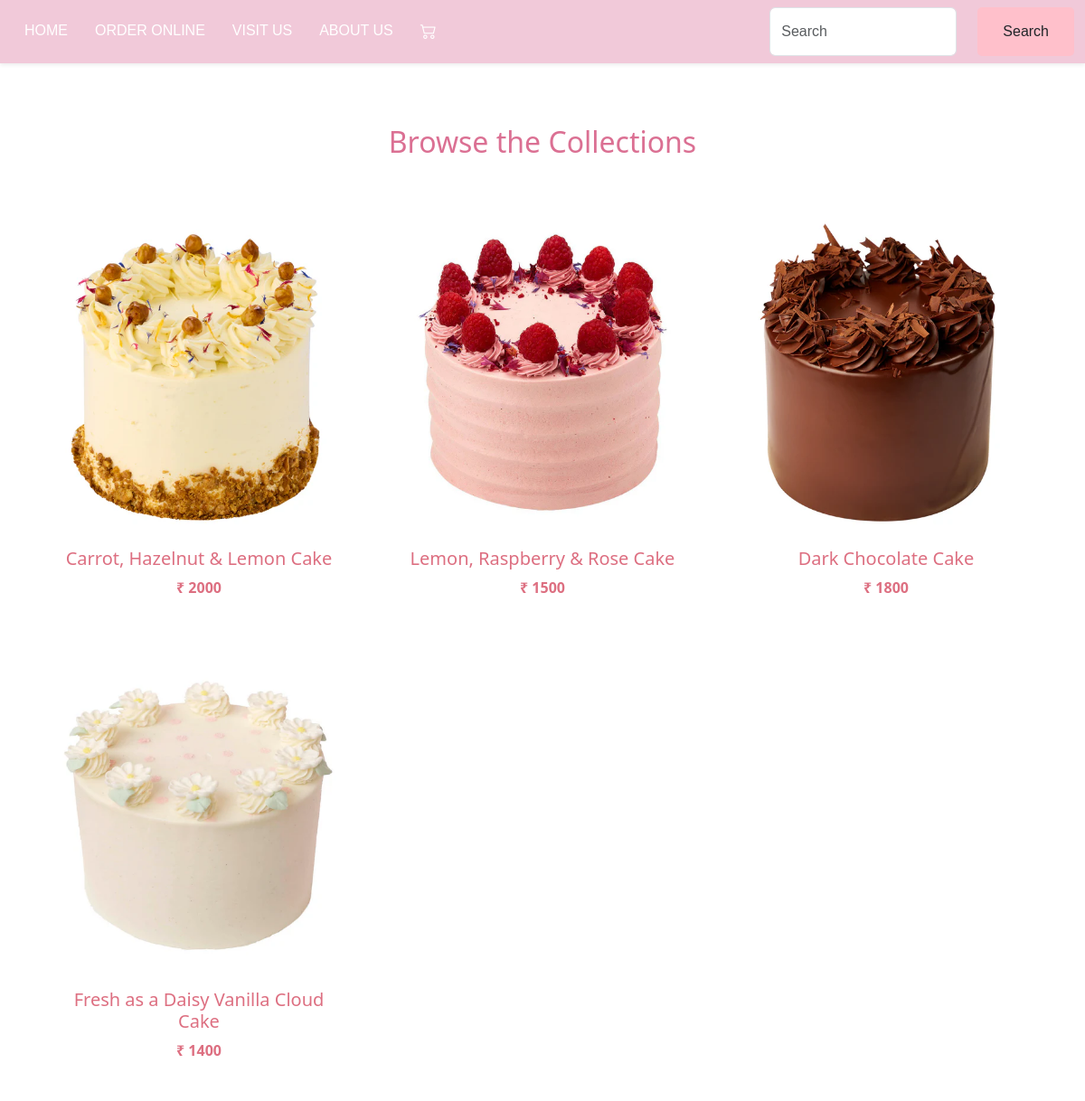
Page /view_layercake (signed in) on the earlier database version.
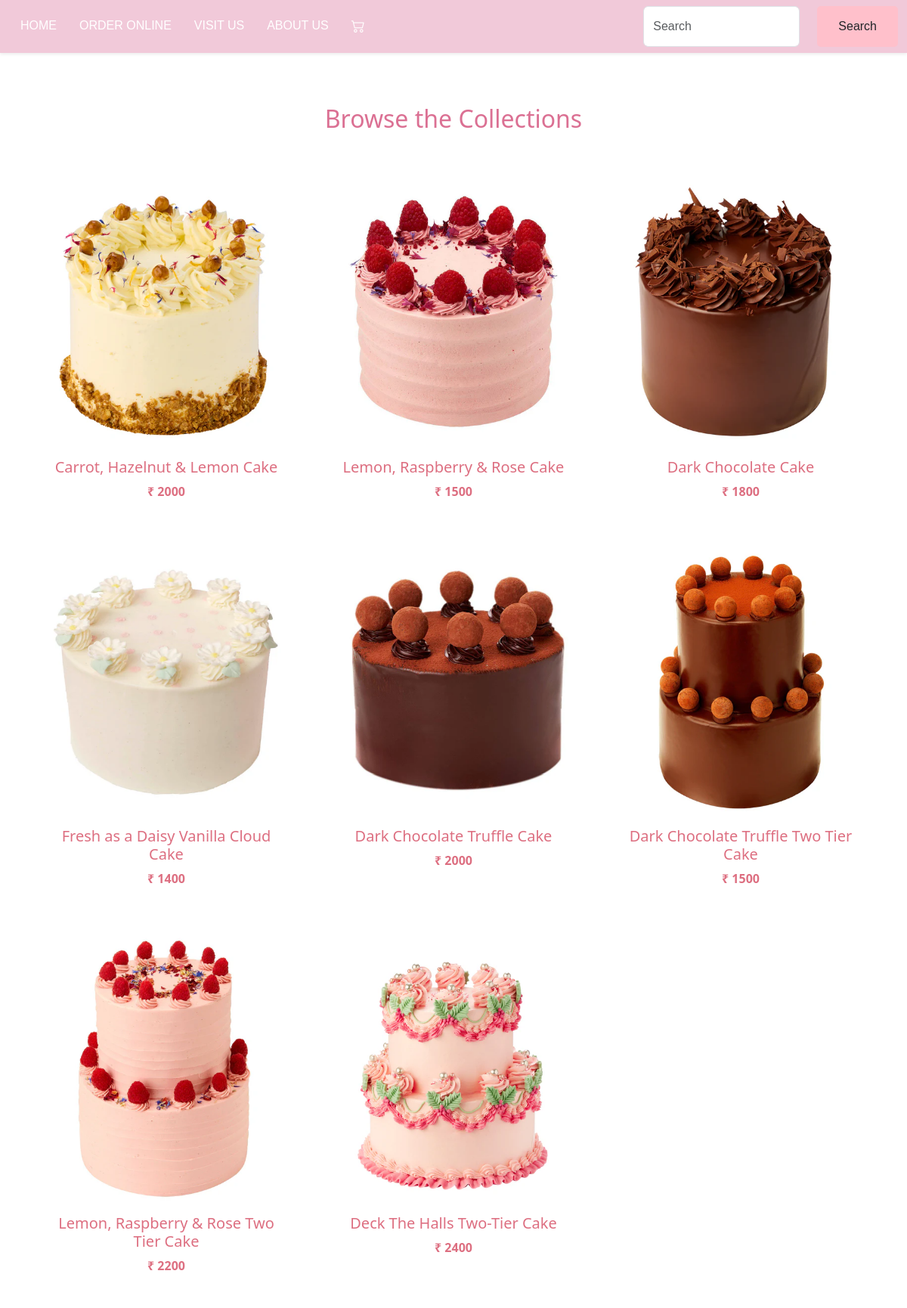
Same page on the later database version.
### app/models.py (models this page shows, shortened)
class Cake(models.Model):
    name=models.CharField(max_length=100)
    price=models.IntegerField()
    img=models.FileField()
    quantity=models.TextField()
    colour=models.TextField()
    category=models.ForeignKey(Category,on_delete=models.CASCADE)
    description=models.TextField()

### app/views.py (the view)
# urls.py: path('view_layercake',views.view_layercake),
def view_layercake(req):
    if 'user' in req.session:
        cake_category=Category.objects.get(name='Layer Cakes')
        layercakes=Cake.objects.filter(category=cake_category)
        return render(req,'user/layercake.html',{'layercake': layercakes})

### templates/user/layercake.html (shortened to what this page needs)
<!DOCTYPE html>
<html lang="en">
<head>
    {% load static %}
    <link rel="stylesheet" href="{% static '/css/home.css' %}">
    <link href="https://cdn.jsdelivr.net/npm/bootstrap@5.3.3/dist/css/bootstrap.min.css" rel="stylesheet">
    <link rel="stylesheet" href="https://cdn.jsdelivr.net/npm/bootstrap-icons@1.11.3/font/bootstrap-icons.min.css">
</head>
<body>
    <nav class="navbar navbar-expand-sm navbar-light shadow-sm" style="background-color:#f1c9d9 ;" >
        <div class="container-fluid">
            <div class="collapse navbar-collapse" id="navbarNav">
                <ul class="navbar-nav me-auto mb-2 mb-sm-0">
                    <li class="nav-item">
                        <a class="nav-link active" aria-current="page" href="javascript:void(0)">HOME</a>
                    </li>
                    <li class="nav-item">
                      <a class="nav-link" href="">ORDER ONLINE</a>
                    </li>
                    <li class="nav-item">
                        <a class="nav-link" href="">VISIT US</a>
                    </li>
                    <li class="nav-item">
                        <a class="nav-link" href="">ABOUT US</a>
                    </li>
                    <li class="nav-item">
                        <a class="nav-link" href="cart_display">
                          <i style="color:white; font-weight: bolder; font-size: 18px;" class="bi bi-cart2"></i>
                        </a>
                    </li>
                </ul>
                <form class="d-flex">
                  <input class="form-control me-2" type="text" placeholder="Search">
                  <button class="btn" style="background-color: pink;" type="button">Search</button>
                </form>
            </div>
        </div>
    </nav>
<br><br>
<div class="container custom-container">
    <h2 class="text-center mb-4" style="color: palevioletred;">Browse the Collections</h2><br>
    <div class="row">
        {% for cake in layercake %}
            <div class="col-12 col-sm-6 col-md-4 col-lg-4 mb-4">
                <div class="card custom-card">
                        <a href="view_cake/{{cake.pk}}"><img class="card-img-top img-fluid" src="{{ cake.img.url }}" alt="Card image"></a>
                    <div class="card-body">
                        <h5 class="card-title" style="color: rgb(221, 111, 129);">{{ cake.name }}</h5>
                        <p class="card-text" style="color: rgb(221, 111, 129);font-weight: bold;">₹ {{ cake.price }}</p>
                    </div>
                </div>
            </div>
        {% endfor %}
    </div>
</div>
</body>
</html>

Differences in the rows shown:
added Cake: img (picture), name "Dark Chocolate Truffle Cake", price "2000"
added Cake: img (picture), name "Dark Chocolate Truffle Two Tier Cake", price "1500"
added Cake: img (picture), name "Lemon, Raspberry & Rose Two Tier Cake", price "2200"
added Cake: img (picture), name "Deck The Halls Two-Tier Cake", price "2400"
